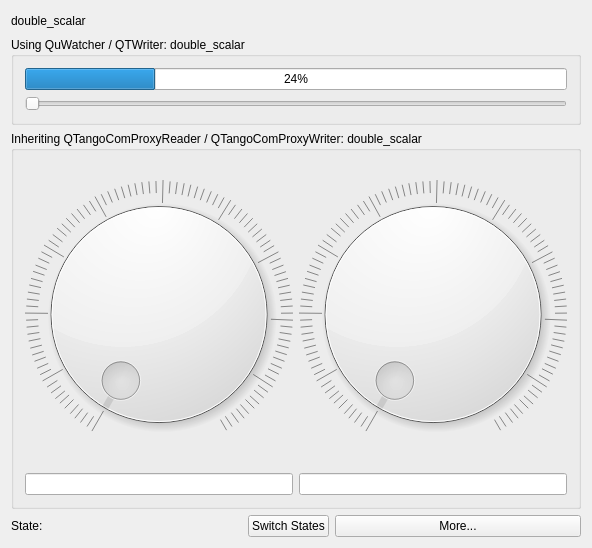
<?xml version="1.0" encoding="UTF-8"?>
<ui version="4.0">
 <class>ComplexQTangoDemo</class>
 <widget class="QWidget" name="ComplexQTangoDemo">
  <property name="geometry">
   <rect>
    <x>0</x>
    <y>0</y>
    <width>592</width>
    <height>548</height>
   </rect>
  </property>
  <property name="windowTitle">
   <string>ComplexQTangoDemo</string>
  </property>
  <layout class="QGridLayout" name="gridLayout_2">
   <item row="3" column="4">
<!--      <widget class="TPushButton" name="tPushButton">  -->
    <widget class="QuButton" name="tPushButton">	<!-- TPushButton is mapped to QuButton ## added by qumbiaprojectwizard -->
     <property name="text">
      <string>Switch States</string>
     </property>
<!--       <property name="targets">  -->
     <property name="target">	<!-- targets property is mapped into target ## added by qumbiaprojectwizard -->
<!--        <string>$1-&gt;SwitchStates;;</string>  -->
      <string>$1-&gt;SwitchStates</string>	<!-- in cumbia the targ:qet is single: removing multiple targets ## added by qumbiaprojectwizard -->
     </property>
    </widget>
   </item>
   <item row="0" column="0">
<!--      <widget class="TSimpleLabel" name="tSimpleLabel">  -->
    <widget class="QLabel" name="tSimpleLabel">	<!-- TSimpleLabel is mapped into a simple Qt QLabel. ## added by qumbiaprojectwizard -->
     <property name="text">
      <string>double_scalar</string>
     </property>
    </widget>
   </item>
   <item row="3" column="2" colspan="2">
<!--      <widget class="TLabel" name="tLabel_3">  -->
    <widget class="QuLabel" name="tLabel_3">	<!-- TLabel is mapped to QuLabel ## added by qumbiaprojectwizard -->
     <property name="source">
      <string>$1-&gt;Status</string>
     </property>
    </widget>
   </item>
   <item row="3" column="1">
<!--      <widget class="TLabel" name="tLabel_2">  -->
    <widget class="QuLabel" name="tLabel_2">	<!-- TLabel is mapped to QuLabel ## added by qumbiaprojectwizard -->
     <property name="source">
      <string>$1-&gt;State</string>
     </property>
    </widget>
   </item>
   <item row="3" column="0">
<!--      <widget class="TSimpleLabel" name="tSimpleLabel_2">  -->
    <widget class="QLabel" name="tSimpleLabel_2">	<!-- TSimpleLabel is mapped into a simple Qt QLabel. ## added by qumbiaprojectwizard -->
     <property name="text">
      <string>State:</string>
     </property>
    </widget>
   </item>
   <item row="3" column="5">
    <widget class="QPushButton" name="pbMore">
     <property name="text">
      <string>More...</string>
     </property>
    </widget>
   </item>
   <item row="2" column="0" colspan="6">
    <widget class="QGroupBox" name="groupBox">
     <property name="sizePolicy">
      <sizepolicy hsizetype="Preferred" vsizetype="Preferred">
       <horstretch>0</horstretch>
       <verstretch>1</verstretch>
      </sizepolicy>
     </property>
     <property name="title">
      <string>Inheriting QTangoComProxyReader / QTangoComProxyWriter: double_scalar</string>
     </property>
     <layout class="QGridLayout" name="gridLayout">
      <item row="0" column="0">
       <widget class="TDialRead" name="readDial">
        <property name="wrapping">
         <bool>false</bool>
        </property>
        <property name="notchesVisible">
         <bool>true</bool>
        </property>
       </widget>
      </item>
      <item row="0" column="1">
       <widget class="TDialWrite" name="writeDial">
        <property name="toolTip">
         <string>&lt;!DOCTYPE HTML PUBLIC &quot;-//W3C//DTD HTML 4.0//EN&quot; &quot;http://www.w3.org/TR/REC-html40/strict.dtd&quot;&gt;
&lt;html&gt;&lt;head&gt;&lt;meta name=&quot;qrichtext&quot; content=&quot;1&quot; /&gt;&lt;style type=&quot;text/css&quot;&gt;
p, li { white-space: pre-wrap; }
&lt;/style&gt;&lt;/head&gt;&lt;body style=&quot; font-family:'Sans'; font-size:9pt; font-weight:400; font-style:normal;&quot;&gt;
&lt;p style=&quot; margin-top:0px; margin-bottom:0px; margin-left:0px; margin-right:0px; -qt-block-indent:0; text-indent:0px;&quot;&gt;This dial will change the &lt;span style=&quot; font-weight:600;&quot;&gt;short_scalar&lt;/span&gt; on the left&lt;/p&gt;&lt;/body&gt;&lt;/html&gt;</string>
        </property>
        <property name="wrapping">
         <bool>false</bool>
        </property>
        <property name="notchesVisible">
         <bool>true</bool>
        </property>
       </widget>
      </item>
      <item row="1" column="0">
       <widget class="QLineEdit" name="leDialRead"/>
      </item>
      <item row="1" column="1">
       <widget class="QLineEdit" name="leDialWrite"/>
      </item>
     </layout>
    </widget>
   </item>
   <item row="1" column="0" colspan="6">
    <widget class="QGroupBox" name="groupBox_2">
     <property name="title">
<!--        <string>Using QTWatcher / QTWriter: double_scalar</string>  -->
      <string>Using QuWatcher / QTWriter: double_scalar</string>	<!-- QTWatcher is mapped into QuWatcher ## added by qumbiaprojectwizard -->
     </property>
     <layout class="QGridLayout" name="gridLayout_3">
      <item row="1" column="0">
       <widget class="QSlider" name="horizontalSlider">
        <property name="orientation">
         <enum>Qt::Horizontal</enum>
        </property>
       </widget>
      </item>
      <item row="0" column="0">
       <widget class="QProgressBar" name="progressBar">
        <property name="value">
         <number>24</number>
        </property>
       </widget>
      </item>
     </layout>
    </widget>
   </item>
   <item row="0" column="5">
    <spacer name="horizontalSpacer">
     <property name="orientation">
      <enum>Qt::Horizontal</enum>
     </property>
     <property name="sizeHint" stdset="0">
      <size>
       <width>40</width>
       <height>20</height>
      </size>
     </property>
    </spacer>
   </item>
   <item row="0" column="4">
<!--      <widget class="TApplyNumeric" name="tApplyNumeric">  -->
    <widget class="QuApplyNumeric" name="tApplyNumeric">	<!-- TApplyNumeric is mapped to QuApplyNumeric ## added by qumbiaprojectwizard -->
     <property name="maximumSize">
      <size>
       <width>140</width>
       <height>46</height>
      </size>
     </property>
<!--       <property name="targets">  -->
     <property name="target">	<!-- targets property is mapped into target ## added by qumbiaprojectwizard -->
<!--        <string>$1/double_scalar;;</string>  -->
      <string>$1/double_scalar</string>	<!-- in cumbia the targ:qet is single: removing multiple targets ## added by qumbiaprojectwizard -->
     </property>
    </widget>
   </item>
   <item row="0" column="1" colspan="2">
<!--      <widget class="TLabel" name="tLabel">  -->
    <widget class="QuLabel" name="tLabel">	<!-- TLabel is mapped to QuLabel ## added by qumbiaprojectwizard -->
     <property name="sizePolicy">
      <sizepolicy hsizetype="Minimum" vsizetype="Minimum">
       <horstretch>1</horstretch>
       <verstretch>0</verstretch>
      </sizepolicy>
     </property>
     <property name="source">
      <string>$1/double_scalar</string>
     </property>
    </widget>
   </item>
  </layout>
 </widget>
 <layoutdefault spacing="6" margin="11"/>
 <customwidgets>
  <customwidget>
<!--     <class>TSimpleLabel</class>  -->
   <class>QLabel</class>	<!-- TSimpleLabel is mapped into a simple Qt QLabel. ## added by qumbiaprojectwizard -->
   <extends>QLabel</extends>
<!--     <header>TSimpleLabel</header>  -->
<header>QLabel</header>	<!-- TSimpleLabel is mapped into a simple Qt QLabel. ## added by qumbiaprojectwizard -->
  </customwidget>
  <customwidget>
<!--     <class>TLabel</class>  -->
   <class>QuLabel</class>	<!-- TLabel is mapped to QuLabel ## added by qumbiaprojectwizard -->
   <extends>ELabel</extends>
<!--     <header>TLabel</header>  -->
<header>qulabel.h</header>	<!-- TLabel is mapped to QuLabel ## added by qumbiaprojectwizard -->
  </customwidget>
  <customwidget>
<!--     <class>TApplyNumeric</class>  -->
   <class>QuApplyNumeric</class>	<!-- TApplyNumeric is mapped to QuApplyNumeric ## added by qumbiaprojectwizard -->
   <extends>EApplyNumeric</extends>
<!--     <header>TApplyNumeric</header>  -->
<header>quapplynumeric.h</header>	<!-- TApplyNumeric is mapped to quapplynumeric.h ## added by qumbiaprojectwizard -->
  </customwidget>
  <customwidget>
<!--     <class>TPushButton</class>  -->
   <class>QuButton</class>	<!-- TPushButton is mapped to QuButton ## added by qumbiaprojectwizard -->
   <extends>QPushButton</extends>
<!--     <header>TPushButton</header>  -->
<header>qubutton.h</header>	<!-- TPushButton is mapped to QuButton ## added by qumbiaprojectwizard -->
  </customwidget>
  <customwidget>
   <class>ELabel</class>
   <extends>QLabel</extends>
   <header>elabel.h</header>
  </customwidget>
  <customwidget>
   <class>EApplyNumeric</class>
   <extends>QWidget</extends>
   <header>eapplynumeric.h</header>
  </customwidget>
  <customwidget>
   <class>TDialRead</class>
   <extends>QDial</extends>
   <header>tdialread.h</header>
  </customwidget>
  <customwidget>
   <class>TDialWrite</class>
   <extends>QDial</extends>
   <header>tdialwrite.h</header>
  </customwidget>
 </customwidgets>
 <resources/>
 <connections/>
</ui>
